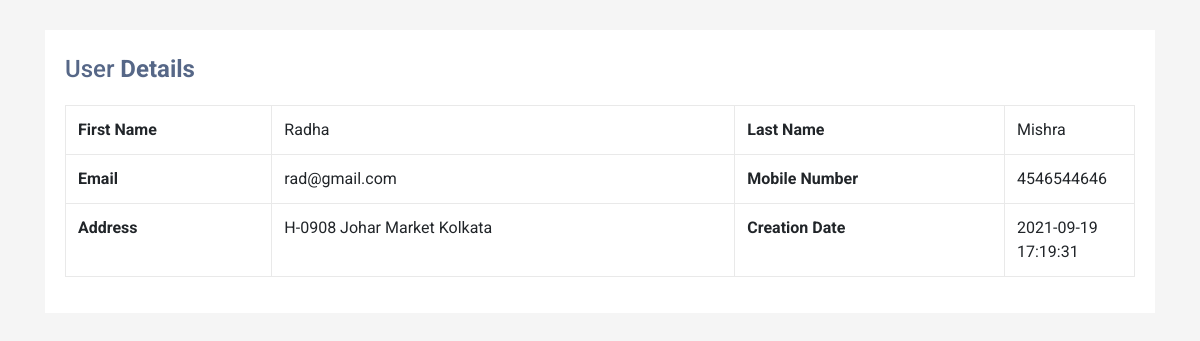
The app's page /read.php?viewid=1 with its own data.
### tables this page shows
CREATE TABLE `tblusers` (
  `ID` int(10) NOT NULL,
  `FirstName` varchar(200) DEFAULT NULL,
  `LastName` varchar(200) DEFAULT NULL,
  `MobileNumber` bigint(10) DEFAULT NULL,
  `Email` varchar(200) DEFAULT NULL,
  `Address` mediumtext DEFAULT NULL,
  `CreationDate` timestamp NOT NULL DEFAULT current_timestamp() ON UPDATE current_timestamp()
);

### read.php (the view, shortened to what this page needs)
<?php
include('dbconnection.php');
?>
<!DOCTYPE html>
<html lang="en">
<head>
<link rel="stylesheet" href="https://stackpath.bootstrapcdn.com/bootstrap/4.5.0/css/bootstrap.min.css">
<link rel="stylesheet" href="https://maxcdn.bootstrapcdn.com/font-awesome/4.7.0/css/font-awesome.min.css">
</head>
<body>
<div class="container-xl">
    <div class="table-responsive">
        <div class="table-wrapper">
            <div class="table-title">
                <div class="row">
                    <div class="col-sm-5">
                        <h2>User <b>Details</b></h2>
                    </div>
                </div>
            </div>
<table cellpadding="0" cellspacing="0" border="0" class="display table table-bordered" id="hidden-table-info">
<tbody>
<?php
$vid=$_GET['viewid'];
$ret=mysqli_query($con,"select * from tblusers where ID =$vid");
while ($row=mysqli_fetch_array($ret)) {
?>
 <tr>
    <th>First Name</th>
    <td><?php  echo $row['FirstName'];?></td>
    <th>Last Name</th>
    <td><?php  echo $row['LastName'];?></td>
  </tr>
  <tr>
    <th>Email</th>
    <td><?php  echo $row['Email'];?></td>
    <th>Mobile Number</th>
    <td><?php  echo $row['MobileNumber'];?></td>
  </tr>
  <tr>
    <th>Address</th>
    <td><?php  echo $row['Address'];?></td>
    <th>Creation Date</th>
    <td><?php  echo $row['CreationDate'];?></td>
  </tr>
<?php
}?>
</tbody>
</table>
        </div>
    </div>
</div>
</body>
</html>

### read.php (style rules this page uses)
body { color: #566787; background: #f5f5f5; font-family: 'Roboto', sans-serif; }
.table-responsive { margin: 30px 0; }
.table-wrapper { min-width: 1000px; background: #fff; padding: 20px; box-shadow: 0 1px 1px rgba(0,0,0,.05); }
.table-title { font-size: 15px; padding-bottom: 10px; margin: 0 0 10px; min-height: 45px; }
.table-title h2 { margin: 5px 0 0; font-size: 24px; }
table.table tr th, table.table tr td { border-color: #e9e9e9; }
table.table td:last-child { width: 130px; }

### records on screen
tblusers: FirstName "Radha", LastName "Mishra", Email "rad@gmail.com", MobileNumber "4546544646", Address "H-0908 Johar Market Kolkata", CreationDate "2021-09-19 17:19:31"
